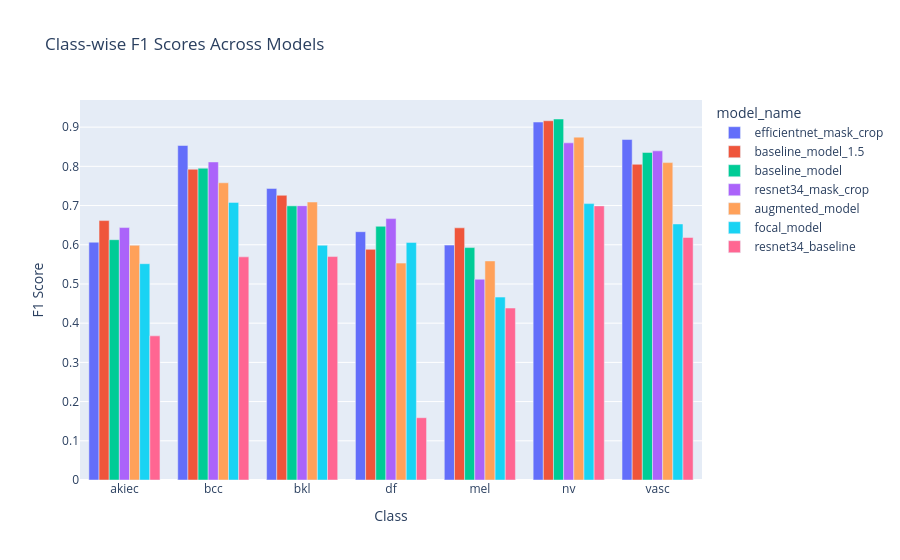

This figure's notebook cell:
### Code cell
# Compare f1 scores of all the models saved in the results.csv with numbers

import plotly.express as px

df_long = df.melt(id_vars="model_name", value_vars=[f"{c}_f1" for c in classes], var_name="class", value_name="f1_score")
df_long["class"] = df_long["class"].str.replace("_f1", "") 
fig = px.bar(df_long, x="class", y="f1_score", color="model_name", barmode="group",
                 title="Class-wise F1 Scores Across Models")
fig.update_layout(yaxis_title="F1 Score", xaxis_title="Class")
fig.show()

### Figure 1 — Plotly figure (JSON) as saved in the notebook; plotly's stock layout.template omitted (floating-point values rounded to 4 significant figures)
{"data": [{"alignmentgroup": "True", "hovertemplate": "model_name=efficientnet_mask_crop<br>class=%{x}<br>f1_score=%{y}<extra></extra>", "legendgroup": "efficientnet_mask_crop", "marker": {"color": "#636efa", "pattern": {"shape": ""}}, "name": "efficientnet_mask_crop", "offsetgroup": "efficientnet_mask_crop", "orientation": "v", "showlegend": true, "textposition": "auto", "type": "bar", "x": ["akiec", "bcc", "bkl", "df", "mel", "nv", "vasc"], "xaxis": "x", "y": [0.6065, 0.8531, 0.7437, 0.6333, 0.5991, 0.913, 0.8684], "yaxis": "y"}, {"alignmentgroup": "True", "hovertemplate": "model_name=baseline_model_1.5<br>class=%{x}<br>f1_score=%{y}<extra></extra>", "legendgroup": "baseline_model_1.5", "marker": {"color": "#EF553B", "pattern": {"shape": ""}}, "name": "baseline_model_1.5", "offsetgroup": "baseline_model_1.5", "orientation": "v", "showlegend": true, "textposition": "auto", "type": "bar", "x": ["akiec", "bcc", "bkl", "df", "mel", "nv", "vasc"], "xaxis": "x", "y": [0.6617, 0.7926, 0.7262, 0.5882, 0.6432, 0.9163, 0.8052], "yaxis": "y"}, {"alignmentgroup": "True", "hovertemplate": "model_name=baseline_model<br>class=%{x}<br>f1_score=%{y}<extra></extra>", "legendgroup": "baseline_model", "marker": {"color": "#00cc96", "pattern": {"shape": ""}}, "name": "baseline_model", "offsetgroup": "baseline_model", "orientation": "v", "showlegend": true, "textposition": "auto", "type": "bar", "x": ["akiec", "bcc", "bkl", "df", "mel", "nv", "vasc"], "xaxis": "x", "y": [0.6129, 0.7953, 0.6992, 0.6471, 0.5928, 0.9208, 0.8354], "yaxis": "y"}, {"alignmentgroup": "True", "hovertemplate": "model_name=resnet34_mask_crop<br>class=%{x}<br>f1_score=%{y}<extra></extra>", "legendgroup": "resnet34_mask_crop", "marker": {"color": "#ab63fa", "pattern": {"shape": ""}}, "name": "resnet34_mask_crop", "offsetgroup": "resnet34_mask_crop", "orientation": "v", "showlegend": true, "textposition": "auto", "type": "bar", "x": ["akiec", "bcc", "bkl", "df", "mel", "nv", "vasc"], "xaxis": "x", "y": [0.6438, 0.8112, 0.6996, 0.6667, 0.512, 0.8599, 0.8395], "yaxis": "y"}, {"alignmentgroup": "True", "hovertemplate": "model_name=augmented_model<br>class=%{x}<br>f1_score=%{y}<extra></extra>", "legendgroup": "augmented_model", "marker": {"color": "#FFA15A", "pattern": {"shape": ""}}, "name": "augmented_model", "offsetgroup": "augmented_model", "orientation": "v", "showlegend": true, "textposition": "auto", "type": "bar", "x": ["akiec", "bcc", "bkl", "df", "mel", "nv", "vasc"], "xaxis": "x", "y": [0.5986, 0.7581, 0.709, 0.5532, 0.5587, 0.8745, 0.8095], "yaxis": "y"}, {"alignmentgroup": "True", "hovertemplate": "model_name=focal_model<br>class=%{x}<br>f1_score=%{y}<extra></extra>", "legendgroup": "focal_model", "marker": {"color": "#19d3f3", "pattern": {"shape": ""}}, "name": "focal_model", "offsetgroup": "focal_model", "orientation": "v", "showlegend": true, "textposition": "auto", "type": "bar", "x": ["akiec", "bcc", "bkl", "df", "mel", "nv", "vasc"], "xaxis": "x", "y": [0.5517, 0.7081, 0.5988, 0.6061, 0.4665, 0.705, 0.6531], "yaxis": "y"}, {"alignmentgroup": "True", "hovertemplate": "model_name=resnet34_baseline<br>class=%{x}<br>f1_score=%{y}<extra></extra>", "legendgroup": "resnet34_baseline", "marker": {"color": "#FF6692", "pattern": {"shape": ""}}, "name": "resnet34_baseline", "offsetgroup": "resnet34_baseline", "orientation": "v", "showlegend": true, "textposition": "auto", "type": "bar", "x": ["akiec", "bcc", "bkl", "df", "mel", "nv", "vasc"], "xaxis": "x", "y": [0.3676, 0.5691, 0.5699, 0.1589, 0.4386, 0.6992, 0.6186], "yaxis": "y"}], "layout": {"barmode": "group", "legend": {"title": {"text": "model_name"}, "tracegroupgap": 0}, "title": {"text": "Class-wise F1 Scores Across Models"}, "xaxis": {"anchor": "y", "domain": [0, 1], "title": {"text": "Class"}}, "yaxis": {"anchor": "x", "domain": [0, 1], "title": {"text": "F1 Score"}}}}
